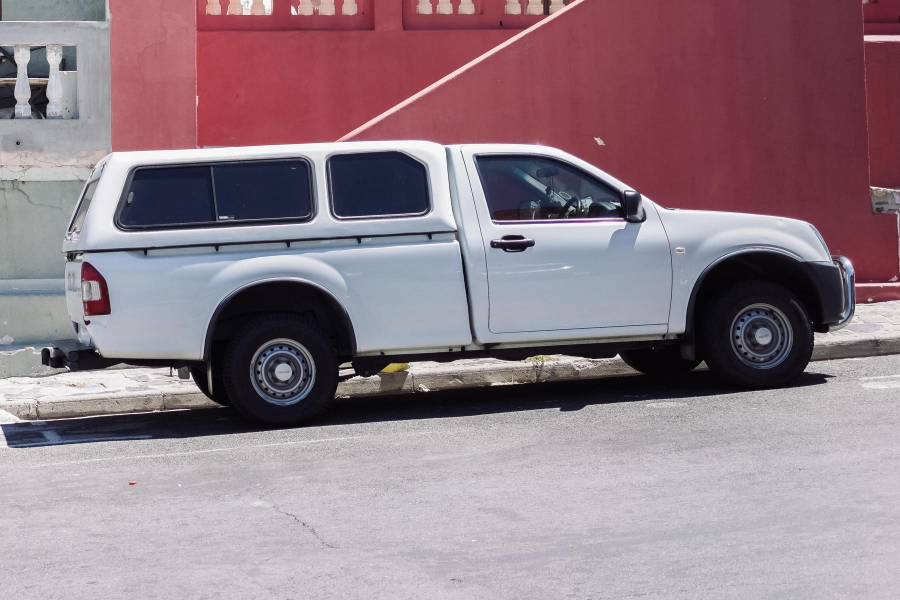
#> input picture ml_core/assets/truck.jpg, 1800 x 1200 px (shown at 1/2 size)
$ python -i contour_detector.py   (imports and definitions only)
#> lines starting #> are read from the running program, lines starting #| are printed output that depends on the picture; after the words box and inside, x2 and y2 are one past the last pixel; in counts of white or black regions, pixels touching at a corner belong together
import cv2


def threshold(img, thresh=127, mode='inverse'):
    im = img.copy()
    if mode == 'direct':
        thresh_mode = cv2.THRESH_BINARY
    else:
        thresh_mode = cv2.THRESH_BINARY_INV

    ret, thresh = cv2.threshold(im, thresh, 255, thresh_mode)
    return thresh


# [56 lines left out: functions draw_annotations, morph_op, get_filtered_bboxes, not called in this run]


def get_filtered_bboxes_xywh(img, min_area_ratio):
    contours, _ = cv2.findContours(img, cv2.RETR_LIST, cv2.CHAIN_APPROX_SIMPLE)
    bboxes = []
    # Область изображения.
    im_area = img.shape[0] * img.shape[1]
    for cnt in contours:
        x, y, w, h = cv2.boundingRect(cnt)
        cnt_area = w * h
        # Удалите очень мелкие дефекты.
        if cnt_area > min_area_ratio * im_area:
            bboxes.append((x, y, w, h))

    if len(bboxes) > 1:
        # Вычисляем минимальные и максимальные координаты.
        min_x = min(bbox[0] for bbox in bboxes)
        min_y = min(bbox[1] for bbox in bboxes)
        max_x = max(bbox[0] + bbox[2] for bbox in bboxes)  # x + width
        max_y = max(bbox[1] + bbox[3] for bbox in bboxes)  # y + height

        # Вычисляем ширину и высоту объединенного прямоугольника.
        combined_width = max_x - min_x
        combined_height = max_y - min_y

        # Возвращаем объединенный прямоугольник.
        return [(min_x, min_y, combined_width, combined_height)]

    return bboxes


# [18 lines left out: function mask_to_polygons, not called in this run]


def getting_coordinates(image_mask):
    gray_img = cv2.cvtColor(image_mask, cv2.COLOR_BGR2GRAY)
    thresh_stags = threshold(gray_img, thresh=110, mode='direct')
    bboxes = get_filtered_bboxes_xywh(thresh_stags, min_area_ratio=0.001)
    return bboxes

>>> import cv2
>>> picture = cv2.imread('../../../assets/truck.jpg')
#> picture is the input picture: shape (1200, 1800, 3); mean B, G, R 135.2, 126.5, 145.8
>>> result = getting_coordinates(picture)
#> in getting_coordinates, `gray_img = cv2.cvtColor(image_mask, cv2.COLOR_BGR2GRAY)`:
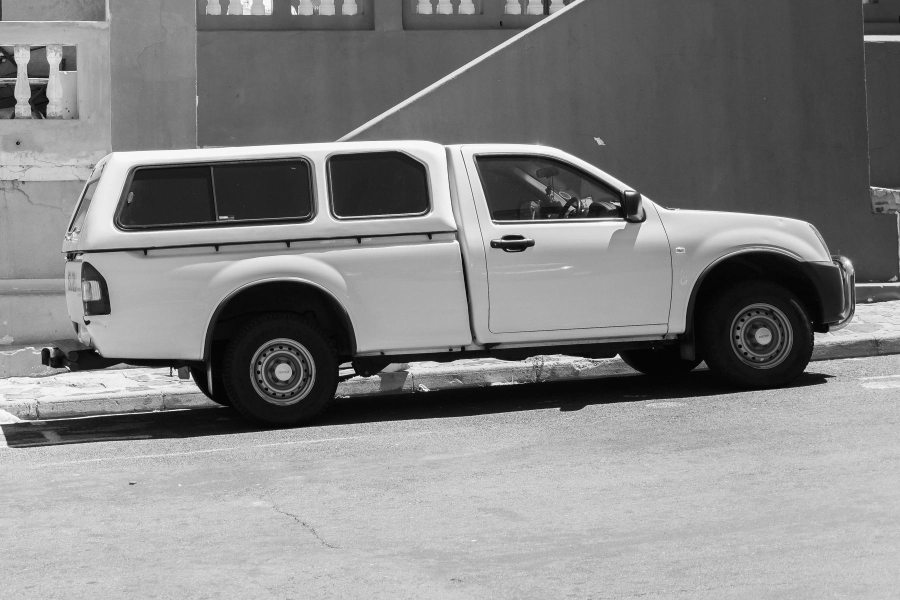
#> gray_img: shape (1200, 1800) (shown at 1/2 size); min 0, max 255, mean 133.2
#> in threshold, `ret, thresh = cv2.threshold(im, thresh, 255, thresh_mode)`:
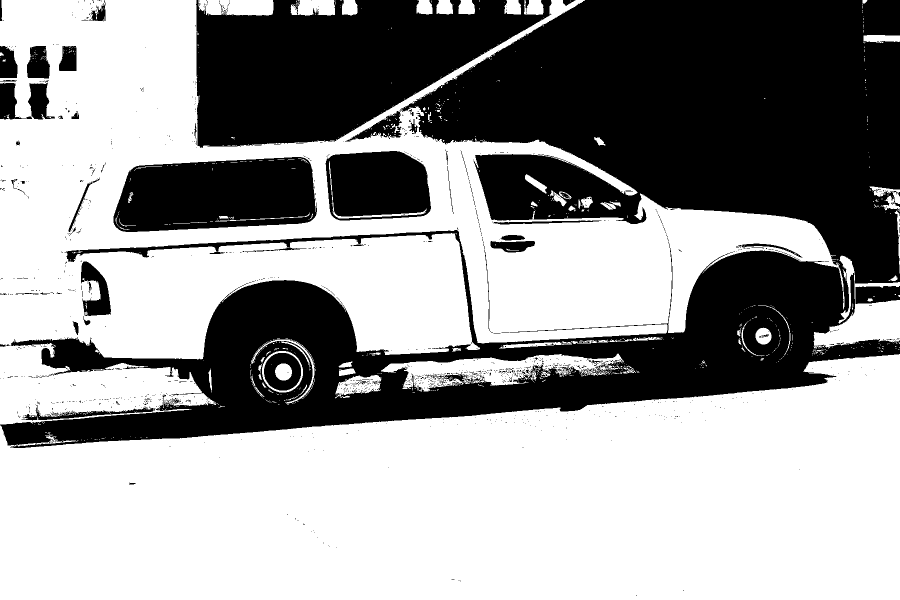
#> thresh: shape (1200, 1800) (shown at 1/2 size); 59.4% white; 1349 black regions (1277 under 20 px)
#> in threshold, `ret, thresh = cv2.threshold(im, thresh, 255, thresh_mode)`: ret = 110
#> in get_filtered_bboxes_xywh, `contours, _ = cv2.findContours(img, cv2.RETR_LIST, cv2.CHAIN_APPROX_SI..`: contours = 2894 contours, 2715 with area under 20; largest, box (x1, y1, x2, y2) and area: (0, 708, 1800, 1200) 669502, (0, 0, 1689, 849) 645770, (226, 313, 635, 465) 51574, (650, 301, 863, 442) 25912, (762, 707, 1248, 783) 16724
#> the loop in get_filtered_bboxes_xywh, `for cnt in contours:` made 2894 passes
#> (x, y, w, h, cnt_area) on passes 5, 14, 19: (902, 1158, 8, 3, 24), (606, 1046, 4, 5, 20), (257, 964, 16, 6, 96)
#> after the loop in get_filtered_bboxes_xywh, `for cnt in contours:`: bboxes = 28 items, first 6: (70, 812, 242, 29), (670, 750, 93, 47), (0, 708, 1800, 492), (762, 707, 486, 76), (527, 705, 76, 77), (524, 702, 82, 83)
#> in get_filtered_bboxes_xywh, `min_x = min(bbox[0] for bbox in bboxes)`: min_x = 0
#> in get_filtered_bboxes_xywh, `max_x = max(bbox[0] + bbox[2] for bbox in bboxes)`: max_x = 1800
#> in get_filtered_bboxes_xywh, `max_y = max(bbox[1] + bbox[3] for bbox in bboxes)`: max_y = 1200
#> in get_filtered_bboxes_xywh, `combined_width = max_x - min_x`: combined_width = 1800
#> in get_filtered_bboxes_xywh, `combined_height = max_y - min_y`: combined_height = 1200
#> in getting_coordinates, `bboxes = get_filtered_bboxes_xywh(thresh_stags, min_area_ratio=0.001)`: bboxes = [(0, 0, 1800, 1200)]
#> result = [(0, 0, 1800, 1200)]
